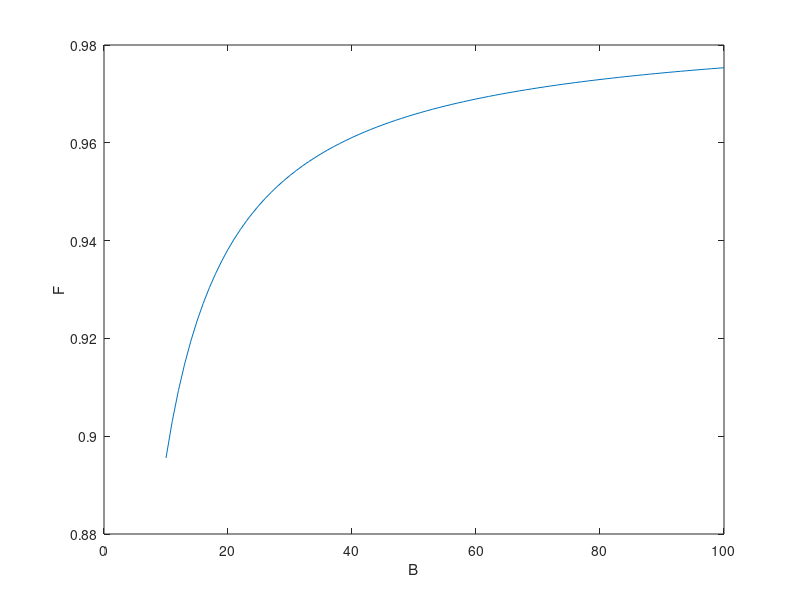

The MATLAB source for this figure:
clear all

M = 0;
B = [10:100];
% B = 20;

Mh = 2.8534e-3;
rc = 0.16;
rm = 0.52;
qc = 1.23e-6;
qm = 0.25;
n = 7.8731;

eta_r = (M.^n)./(Mh^n + M.^n);
eta_q = 1-eta_r;

r = rc + (rm-rc)*eta_r;
q = qc + (qm - qc)*eta_q;

lambda = 3690;%3690;
% F = 0.2;%0.2;
bl = 1e-9;
bh = 1e-7;
p = 4000; %2500
b = 0.25;%0.005 Vitaly: 0.01 to 0.4
% B = 20.5;%10.5;%50
dt = 0.01;
dv = 23;
di = 0.3;
dc = 0.63; %0.63

ep = 3e-5;
mu = 1;%4/24;
eta = 1;

alp = 6.7e-6;%6.7e-6
gamma = 1; %0.4;%0.4;
xi = 1;

omega = 50*exp(-0.05*M);%50

Ep = ep/(mu+eta*M);

Tl = (lambda*(q+dt))/(dt*(q+r+dt));
Th = (lambda*r)/(dt*(q+r+dt));
C = omega/dc;

%%%Rw=Rm, solved for F as function of B
top = B.*C*b + B.*di*Ep + C*b*Ep + di*Ep;
bottom = (C*b + di)*(B+1);
F = top./bottom;

plot(B,F)
hold on
xlabel('B')
ylabel('F')

